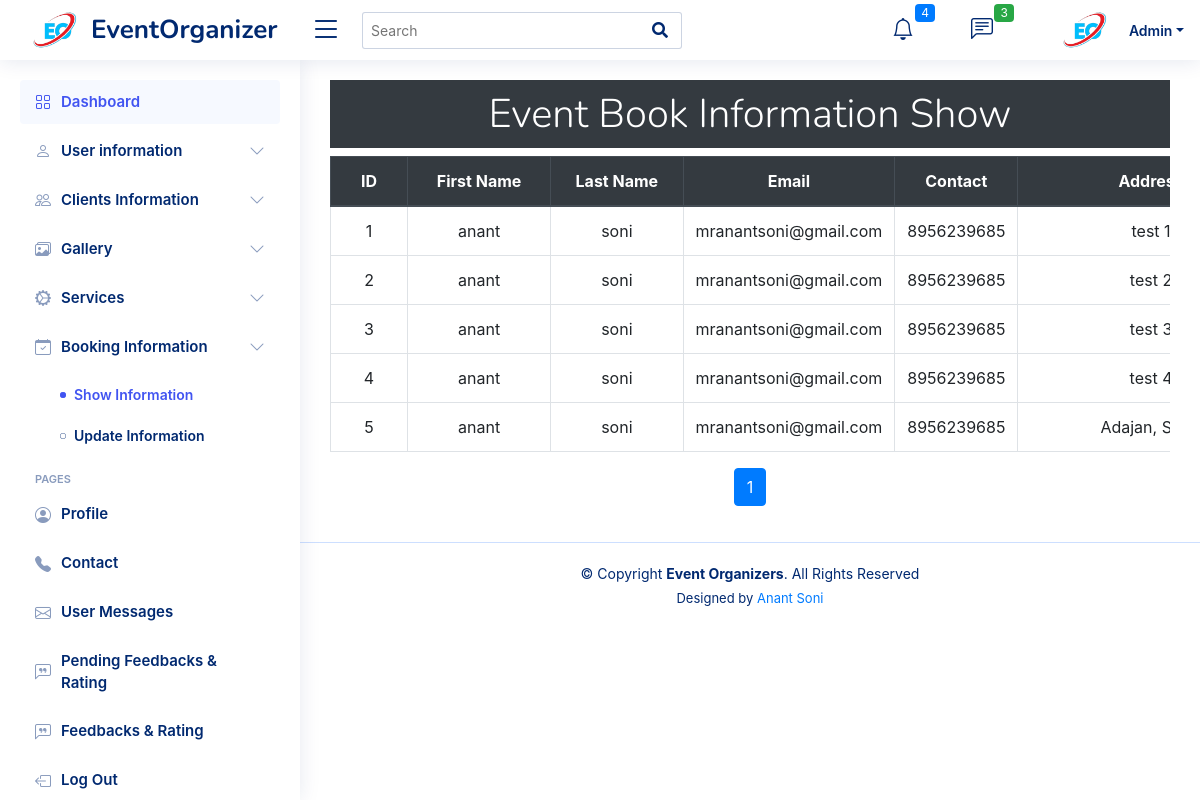
/Admin/user-book-info-show.php, run on the app's committed database.
### tables this page shows
CREATE TABLE `book_form` (
  `u_id` int(11) NOT NULL,
  `u_fname` varchar(30) NOT NULL,
  `u_lname` varchar(30) NOT NULL,
  `u_email` varchar(30) NOT NULL,
  `u_contact` bigint(11) NOT NULL,
  `u_adddress` varchar(50) NOT NULL,
  `e_state` varchar(30) NOT NULL,
  `e_city` varchar(30) NOT NULL,
  `e_area` varchar(30) NOT NULL,
  `e_place` varchar(30) NOT NULL,
  `e_date` date NOT NULL,
  `e_time` varchar(20) NOT NULL,
  `e_rprice` int(10) NOT NULL,
  `e_dectype` varchar(20) NOT NULL,
  `e_memnum` varchar(50) NOT NULL,
  `e_decprice` int(20) NOT NULL,
  `e_plan` varchar(50) NOT NULL,
  `e_food` varchar(20) NOT NULL,
  `em_name` varchar(30) NOT NULL,
  `em_email` varchar(50) NOT NULL,
  `em_contact` bigint(11) NOT NULL,
  `em_place` varchar(30) NOT NULL,
  `em_rprice` int(10) NOT NULL,
  `em_dprice` int(10) NOT NULL,
  `em_tprice` int(10) NOT NULL,
  `u_discount` varchar(30) NOT NULL,
  `created_at` datetime NOT NULL DEFAULT current_timestamp()
);

### Admin/user-book-info-show.php (the view, shortened to what this page needs)
<!DOCTYPE html>
<html lang="en">
<head>
  <link href="assets/vendor/bootstrap/css/bootstrap.min.css" rel="stylesheet">
  <link href="assets/vendor/bootstrap-icons/bootstrap-icons.css" rel="stylesheet">
  <link href="assets/vendor/boxicons/css/boxicons.min.css" rel="stylesheet">
  <link href="assets/vendor/quill/quill.snow.css" rel="stylesheet">
  <link href="assets/vendor/quill/quill.bubble.css" rel="stylesheet">
  <link href="assets/vendor/remixicon/remixicon.css" rel="stylesheet">
  <link href="assets/vendor/simple-datatables/style.css" rel="stylesheet">
  <link href="https://cdnjs.cloudflare.com/ajax/libs/font-awesome/6.0.0-beta3/css/all.min.css" rel="stylesheet">
  <link href="https://cdnjs.cloudflare.com/ajax/libs/Chart.js/3.7.0/chart.min.css" rel="stylesheet">
  <link href="assets/css/style.css" rel="stylesheet">
    <link rel="stylesheet" href="https://stackpath.bootstrapcdn.com/bootstrap/4.5.2/css/bootstrap.min.css">
    <link rel="stylesheet" href="https://cdnjs.cloudflare.com/ajax/libs/font-awesome/5.15.3/css/all.min.css">
</head>
<body>
<header id="header" class="header fixed-top d-flex align-items-center">
  <div class="d-flex align-items-center justify-content-between">
    <a href="index.php" class="logo d-flex align-items-center">
      <img src="../images/eoc.png" alt="" style="max-height: 70px; margin-right: 1px;">
      <span class="d-none d-lg-block">EventOrganizer</span>
    </a>
    <i class="bi bi-list toggle-sidebar-btn"></i>
  </div>
  <div class="search-bar">
    <form class="search-form d-flex align-items-center" method="POST" action="#" id="searchForm">
      <input type="text" name="query" id="searchInput" placeholder="Search" title="Enter search keyword">
      <button type="submit" title="Search"><i class="fa fa-search"></i></button>
    </form>
  </div>
  <nav class="header-nav ms-auto">
    <ul class="d-flex align-items-center">
      <li class="nav-item dropdown">
        <a class="nav-link nav-icon" href="#" data-bs-toggle="dropdown">
          <i class="bi bi-bell"></i>
          <span class="badge bg-primary badge-number">4</span>
        </a>
      </li>
      <li class="nav-item dropdown">
        <a class="nav-link nav-icon" href="#" data-bs-toggle="dropdown">
          <i class="bi bi-chat-left-text"></i>
          <span class="badge bg-success badge-number">3</span>
        </a>
      </li>
      <li class="nav-item dropdown pe-3">
        <a class="nav-link nav-profile d-flex align-items-center pe-0" href="#" data-bs-toggle="dropdown">
          <img src="../images/eoc.png" alt="Profile" style="max-height: 70px; margin-right: 1px;" class="rounded-circle">
          <span class="d-none d-md-block dropdown-toggle ps-2">Admin</span>
        </a>
      </li>
    </ul>
  </nav>
</header>
  <aside id="sidebar" class="sidebar">
    <ul class="sidebar-nav" id="sidebar-nav">
      <li class="nav-item">
        <a class="nav-link" href="index.php">
          <i class="bi bi-grid"></i>
          <span>Dashboard</span>
        </a>
      </li>
     <ul class="nav flex-column">
            <li class="nav-item">
              <a class="nav-link collapsed" data-bs-toggle="collapse" href="#users-info" aria-expanded="false">
  <i class="bi bi-person"></i><span>User information</span><i class="bi bi-chevron-down ms-auto"></i>
</a>
            </li>
<li class="nav-item">
  <a class="nav-link collapsed" data-bs-toggle="collapse" href="#forms-nav">
  <i class="bi bi-people"></i><span>Clients Information</span><i class="bi bi-chevron-down ms-auto"></i>
</a>
</li>
      <li class="nav-item">
        <a class="nav-link collapsed" data-bs-target="#tables-nav" data-bs-toggle="collapse" href="#">
    <i class="bi bi-images"></i><span>Gallery</span><i class="bi bi-chevron-down ms-auto"></i>
</a>
      </li>
      <li class="nav-item">
        <a class="nav-link collapsed" data-bs-target="#charts-nav" data-bs-toggle="collapse" href="#">
  <i class="bi bi-gear-wide-connected"></i><span>Services</span><i class="bi bi-chevron-down ms-auto"></i>
</a>
      </li>
      <li class="nav-item">
  <a class="nav-link collapsed show" data-bs-toggle="collapse" href="#booking-info-nav">
    <i class="bi bi-calendar-check"></i><span>Booking Information</span><i class="bi bi-chevron-down ms-auto"></i>
  </a>
  <ul id="booking-info-nav" class="nav-content collapse show" data-bs-parent="#sidebar-nav">
    <li>
      <a href="user-book-info-show.php" class="active">
        <i class="bi bi-circle"></i><span>Show Information</span>
      </a>
    </li>
    <li>
      <a href="user-book-info-update.php">
        <i class="bi bi-circle"></i><span>Update Information</span>
      </a>
    </li>
  </ul>
</li>
      <li class="nav-heading">Pages</li>
      <li class="nav-item">
        <a class="nav-link collapsed" href="admin-profile.php">
  <i class="bi bi-person-circle"></i>
  <span>Profile</span>
</a>
      </li>
      <li class="nav-item">
        <a class="nav-link collapsed" href="admin-contact.php">
  <i class="bi bi-telephone-fill"></i>
  <span>Contact</span>
</a>
      </li>
      <li class="nav-item">
        <a class="nav-link collapsed" href="user-msg-info.php">
          <i class="bi bi-envelope"></i>
          <span>User Messages</span>
        </a>
      </li>
      <li class="nav-item">
        <a class="nav-link collapsed" href="pending_fdbk_and_rtng.php">
          <i class="bi bi-chat-left-quote"></i>
          <span>Pending Feedbacks & Rating</span>
        </a>
      </li>
      <li class="nav-item">
        <a class="nav-link collapsed" href="fdbk_and_rtng.php">
          <i class="bi bi-chat-left-quote"></i>
          <span>Feedbacks & Rating</span>
        </a>
      </li>
      <li class="nav-item">
        <a class="nav-link collapsed" href="main.php">
          <i class="bi bi-box-arrow-left"></i>
          <span>Log Out</span>
        </a>
      </li>
    </ul>
  </aside>
<main id="main" class="main">
<h1 class="display-6 custom-heading"> Event Book Information Show</h1>
    <link href="https://stackpath.bootstrapcdn.com/bootstrap/4.5.2/css/bootstrap.min.css" rel="stylesheet">
<?php
require "connection.php";
$page = isset($_GET['page']) ? $_GET['page'] : 1;
$records_per_page = 5;
$offset = ($page - 1) * $records_per_page;
$sql = "SELECT * FROM book_form LIMIT $offset, $records_per_page";
$result = $conn->query($sql);
if ($result->num_rows > 0) {
    echo '<div class="table-responsive">';
    echo '<table class="table table-bordered">';
    echo '<thead class="thead-dark">
                <tr>
                    <th style="text-align: center; padding-right: 30px; padding-left: 30px;">ID</th>
                    <th style="text-align: center;">First Name</th>
                    <th style="text-align: center;">Last Name</th>
                    <th style="text-align: center;">Email</th>
                    <th style="text-align: center;">Contact</th>
                    <th style="text-align: center; padding-right: 100px; padding-left: 100px;">Address</th>
                    <th style="text-align: center;">State</th>
                    <th style="text-align: center;">City</th>
                    <th style="text-align: center;">Area</th>
                    <th style="text-align: center; padding-right: 70px; padding-left: 70px;">Place</th>
                    <th style="text-align: center; padding-right: 50px; padding-left: 50px;">Date</th>
                    <th style="text-align: center; padding-right: 70px; padding-left: 70px;">Time</th>
                    <th style="text-align: center;">Rent Price</th>
                    <th style="text-align: center;">Decoration Type</th>
                    <th style="text-align: center; padding-right: 70px; padding-left: 70px;">Member_Number</th>
                    <th style="text-align: center;">Decoration Price</th>
                    <th style="text-align: center; padding-right: 70px; padding-left: 70px;">Event_Plan</th>
                    <th style="text-align: center; padding-right: 40px; padding-left: 40px;">Food</th>
                    <th style="text-align: center;  padding-right: 70px; padding-left: 70px;">Manager_Name</th>
                    <th style="text-align: center; ">Manager Email</th>
                    <th style="text-align: center; ">Manager Contact No</th>
                    <th style="text-align: center; padding-right: 100px; padding-left: 100px;">Place_Details</th>
                    <th style="text-align: center;">Rent Price</th>
                    <th style="text-align: center;">Decoration Price</th>
                    <th style="text-align: center;">Total Price</th>
                    <th style="text-align: center;">User Discount</th>
                </tr>
            </thead>';
    echo '<tbody>';
    $counter = $offset + 1;
    while ($row = $result->fetch_assoc()) {
        echo "<tr>
                <td style='text-align: center;'>".$counter."</td>
                <td style='text-align: center; padding-right: 50px; padding-left: 50px;'>".$row["u_fname"]."</td>
                <td style='text-align: center; padding-right: 50px; padding-left: 50px;'>".$row["u_lname"]."</td>
                <td style='text-align: center;'>".$row["u_email"]."</td>
                <td style='text-align: center;'>".$row["u_contact"]."</td>
                <td style='text-align: center;'>".$row["u_adddress"]."</td>
                <td style='text-align: center;'>".$row["e_state"]."</td>
                <td style='text-align: center;'>".$row["e_city"]."</td>
                <td style='text-align: center;'>".$row["e_area"]."</td>
                <td style='text-align: center; '>".$row["e_place"]."</td>
                <td style='text-align: center;'>".$row["e_date"]."</td>
                <td style='text-align: center;'>".$row["e_time"]."</td>
                <td style='text-align: center; padding-right: 40px; padding-left: 40px;'>".$row["e_rprice"]."</td>
                <td style='text-align: center; padding-right: 50px; padding-left: 50px;'>".$row["e_dectype"]."</td>
                <td style='text-align: center;'>".$row["e_memnum"]."</td>
                <td style='text-align: center; padding-right: 70px; padding-left: 70px;'>".$row["e_decprice"]."</td>
                <td style='text-align: center;'>".$row["e_plan"]."</td>
                <td style='text-align: center;'>".$row["e_food"]."</td>
                <td style='text-align: center;'>".$row["em_name"]."</td>
                <td style='text-align: center; padding-right: 70px; padding-left: 70px;'>".$row["em_email"]."</td>
                <td style='text-align: center; padding-right: 70px; padding-left: 70px;'>".$row["em_contact"]."</td>
                <td style='text-align: center;'>".$row["em_place"]."</td>
                <td style='text-align: center; padding-right: 40px; padding-left: 40px;'>".$row["em_rprice"]."</td>
                <td style='text-align: center; padding-right: 60px; padding-left: 60px;'>".$row["em_dprice"]."</td>
                <td style='text-align: center; padding-right: 40px; padding-left: 40px;'>".$row["em_tprice"]."</td>
                <td style='text-align: center; padding-right: 50px; padding-left: 50px;'>".$row["u_discount"]."</td>
            </tr>";
        $counter++;
    }
    echo '</tbody>';
    echo '</table>';
    echo '</div>';
    $sql = "SELECT COUNT(*) AS total FROM book_form";
    $result = $conn->query($sql);
    $row = $result->fetch_assoc();
    $total_pages = ceil($row["total"] / $records_per_page);
    echo '<nav aria-label="Page navigation example">
            <ul class="pagination justify-content-center">';
    for ($i = 1; $i <= $total_pages; $i++) {
        echo '<li class="page-item '.($page == $i ? 'active' : '').'"><a class="page-link" href="?page='.$i.'">'.$i.'</a></li>';
    }
    echo '</ul>
        </nav>';
} else {
    echo "0 results";
}
?>
</main>
  <footer id="footer" class="footer">
    <div class="copyright">
      &copy; Copyright <strong><span>Event Organizers</span></strong>. All Rights Reserved
    </div>
    <div class="credits">
      Designed by <a href="https://bootstrapmade.com/">Anant Soni</a>
    </div>
  </footer>
</body>
</html>

### data on the page
book_form: u_fname "anant", u_lname "soni", u_email "mranantsoni@gmail.com", u_contact "8956239685", u_adddress "test 1"
book_form: u_fname "anant", u_lname "soni", u_email "mranantsoni@gmail.com", u_contact "8956239685", u_adddress "test…"
book_form: u_fname "anant", u_lname "soni", u_email "mranantsoni@gmail.com", u_contact "8956239685", u_adddress "test…"
book_form: u_fname "anant", u_lname "soni", u_email "mranantsoni@gmail.com", u_contact "8956239685", u_adddress "test…"
book_form: u_fname "anant", u_lname "soni", u_email "mranantsoni@gmail.com", u_contact "8956239685", u_adddress "Adajan,…"
